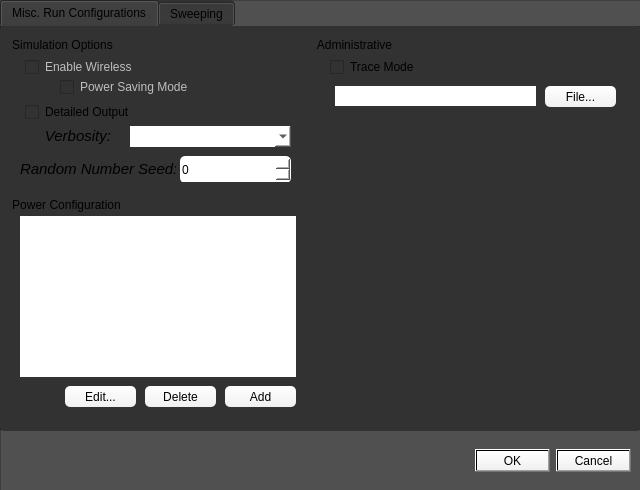
<?xml version="1.0" encoding="UTF-8"?>
<ui version="4.0">
 <class>RunConfigurations</class>
 <widget class="QDialog" name="RunConfigurations">
  <property name="geometry">
   <rect>
    <x>0</x>
    <y>0</y>
    <width>640</width>
    <height>490</height>
   </rect>
  </property>
  <property name="windowTitle">
   <string>Run Configurations</string>
  </property>
  <property name="styleSheet">
   <string notr="true">QGroupBox {
    border: 1px solid black;
    border-radius: 9px;
    margin-top: 0.5em;
}
QGroupBox::title {
    subcontrol-position:top middle;
    subcontrol-origin: margin;
    left: 10px;
    padding: 0 3px 0 3px;
	color:rgb(255, 255, 255);
}
QLabel {
	color:rgb(255, 255, 255);
}
QLabel:disabled {
	color:rgb(120, 120, 120);
}
QCheckBox{
	color:rgb(255, 255, 255);
}
QCheckBox:disabled{
	color::rgb(120, 120, 120);
}
QLineEdit:disabled{
	background-color:rgb(180, 180, 180);
}
QWidget:disabled{
	background-color:rgb(180, 180, 180);
}
QTextEdit:disabled{
	background-color:rgb(180, 180, 180);
}
QComboBox:disabled{
	background-color:rgb(180, 180, 180);
}
QLineEdit:disabled{
	background-color:rgb(120, 120, 120);
}
background-color: rgb(80, 80, 80);
</string>
  </property>
  <widget class="QFrame" name="Run_Configurations_Frame">
   <property name="geometry">
    <rect>
     <x>0</x>
     <y>0</y>
     <width>641</width>
     <height>491</height>
    </rect>
   </property>
   <property name="styleSheet">
    <string notr="true">background-color: rgb(80, 80, 80)</string>
   </property>
   <property name="frameShape">
    <enum>QFrame::StyledPanel</enum>
   </property>
   <property name="frameShadow">
    <enum>QFrame::Raised</enum>
   </property>
   <widget class="QTabWidget" name="Run_Confirmations_Tab_Widget">
    <property name="geometry">
     <rect>
      <x>0</x>
      <y>0</y>
      <width>641</width>
      <height>431</height>
     </rect>
    </property>
    <property name="styleSheet">
     <string notr="true">background-color: rgb(50, 50, 50);
border-radius: 5px;</string>
    </property>
    <property name="currentIndex">
     <number>0</number>
    </property>
    <widget class="QWidget" name="Misc_Config_Tab">
     <attribute name="title">
      <string>Misc. Run Configurations</string>
     </attribute>
     <widget class="QGroupBox" name="Simulation_Options_GroupBox">
      <property name="geometry">
       <rect>
        <x>10</x>
        <y>10</y>
        <width>296</width>
        <height>156</height>
       </rect>
      </property>
      <property name="styleSheet">
       <string notr="true">border-radius: 5px;
</string>
      </property>
      <property name="title">
       <string>Simulation Options</string>
      </property>
      <widget class="QCheckBox" name="Wireless_CheckBox">
       <property name="enabled">
        <bool>false</bool>
       </property>
       <property name="geometry">
        <rect>
         <x>15</x>
         <y>20</y>
         <width>156</width>
         <height>22</height>
        </rect>
       </property>
       <property name="styleSheet">
        <string notr="true"/>
       </property>
       <property name="text">
        <string>Enable Wireless</string>
       </property>
      </widget>
      <widget class="QCheckBox" name="Power_Saving_Mode_CheckBox">
       <property name="enabled">
        <bool>false</bool>
       </property>
       <property name="geometry">
        <rect>
         <x>50</x>
         <y>40</y>
         <width>161</width>
         <height>22</height>
        </rect>
       </property>
       <property name="text">
        <string>Power Saving Mode</string>
       </property>
      </widget>
      <widget class="QWidget" name="Random_Number_Seed_Widget" native="true">
       <property name="geometry">
        <rect>
         <x>10</x>
         <y>120</y>
         <width>281</width>
         <height>26</height>
        </rect>
       </property>
       <widget class="QLabel" name="Random_Number_Seed_Label">
        <property name="geometry">
         <rect>
          <x>0</x>
          <y>0</y>
          <width>156</width>
          <height>26</height>
         </rect>
        </property>
        <property name="styleSheet">
         <string notr="true">font-size: 11pt;
font-style: italic;</string>
        </property>
        <property name="text">
         <string>&lt;html&gt;&lt;head/&gt;&lt;body&gt;&lt;p align=&quot;center&quot;&gt;Random Number Seed:&lt;/p&gt;&lt;/body&gt;&lt;/html&gt;</string>
        </property>
       </widget>
       <widget class="QSpinBox" name="Random_Number_Seed_SpinBox">
        <property name="geometry">
         <rect>
          <x>160</x>
          <y>0</y>
          <width>111</width>
          <height>27</height>
         </rect>
        </property>
        <property name="styleSheet">
         <string notr="true">background-color: rgb(255, 255, 255);</string>
        </property>
       </widget>
      </widget>
      <widget class="QWidget" name="Verbose_Widget" native="true">
       <property name="geometry">
        <rect>
         <x>10</x>
         <y>90</y>
         <width>281</width>
         <height>21</height>
        </rect>
       </property>
       <widget class="QComboBox" name="Verbose_ComboBox">
        <property name="geometry">
         <rect>
          <x>110</x>
          <y>0</y>
          <width>161</width>
          <height>21</height>
         </rect>
        </property>
        <property name="styleSheet">
         <string notr="true">background-color: rgb(255, 255, 255);
border-radius: 0px;
text-align: center;</string>
        </property>
       </widget>
       <widget class="QLabel" name="Verbose_Label">
        <property name="geometry">
         <rect>
          <x>15</x>
          <y>0</y>
          <width>86</width>
          <height>21</height>
         </rect>
        </property>
        <property name="styleSheet">
         <string notr="true">font-size: 11pt;
font-style: italic;</string>
        </property>
        <property name="text">
         <string>&lt;html&gt;&lt;head/&gt;&lt;body&gt;&lt;p align=&quot;center&quot;&gt;Verbosity:&lt;/p&gt;&lt;/body&gt;&lt;/html&gt;</string>
        </property>
       </widget>
      </widget>
      <widget class="QCheckBox" name="Detailed_Output_Checkbox">
       <property name="geometry">
        <rect>
         <x>15</x>
         <y>65</y>
         <width>161</width>
         <height>22</height>
        </rect>
       </property>
       <property name="text">
        <string>Detailed Output</string>
       </property>
      </widget>
     </widget>
     <widget class="QGroupBox" name="Administrative_GroupBox">
      <property name="geometry">
       <rect>
        <x>315</x>
        <y>10</y>
        <width>316</width>
        <height>156</height>
       </rect>
      </property>
      <property name="styleSheet">
       <string notr="true">border-radius: 5px;
</string>
      </property>
      <property name="title">
       <string>Administrative</string>
      </property>
      <widget class="QCheckBox" name="Trace_Mode_CheckBox">
       <property name="geometry">
        <rect>
         <x>15</x>
         <y>20</y>
         <width>111</width>
         <height>22</height>
        </rect>
       </property>
       <property name="text">
        <string>Trace Mode</string>
       </property>
      </widget>
      <widget class="QWidget" name="Trace_Mode_File_Widget" native="true">
       <property name="geometry">
        <rect>
         <x>20</x>
         <y>50</y>
         <width>286</width>
         <height>21</height>
        </rect>
       </property>
       <widget class="QPushButton" name="Trace_Mode_File_PushButton">
        <property name="geometry">
         <rect>
          <x>210</x>
          <y>0</y>
          <width>71</width>
          <height>21</height>
         </rect>
        </property>
        <property name="styleSheet">
         <string notr="true">background-color: qlineargradient(spread:pad, x1:0, y1:1, x2:0, y2:0, stop:0 rgba(240, 240, 240, 255), stop:1 rgba(255, 255, 255, 255));
border-color: rgb(0, 0, 0);
</string>
        </property>
        <property name="text">
         <string>File...</string>
        </property>
       </widget>
       <widget class="QLineEdit" name="Trace_Mode_File_LineEdit">
        <property name="enabled">
         <bool>false</bool>
        </property>
        <property name="geometry">
         <rect>
          <x>0</x>
          <y>-1</y>
          <width>201</width>
          <height>21</height>
         </rect>
        </property>
        <property name="styleSheet">
         <string notr="true">background-color: rgb(255, 255, 255);
border-radius: 0px;
font-size: 10pt;
</string>
        </property>
       </widget>
      </widget>
     </widget>
     <widget class="QGroupBox" name="Power_Configuration_GroupBox">
      <property name="geometry">
       <rect>
        <x>10</x>
        <y>170</y>
        <width>296</width>
        <height>221</height>
       </rect>
      </property>
      <property name="styleSheet">
       <string notr="true">border-radius: 5px;
</string>
      </property>
      <property name="title">
       <string>Power Configuration</string>
      </property>
      <widget class="QListView" name="Power_Configuration_ListView">
       <property name="geometry">
        <rect>
         <x>10</x>
         <y>20</y>
         <width>276</width>
         <height>161</height>
        </rect>
       </property>
       <property name="styleSheet">
        <string notr="true">background-color: rgb(255, 255, 255);
border-radius: 0px;
font-size: 10pt;
text-align: right;</string>
       </property>
      </widget>
      <widget class="QPushButton" name="Power_Configuration_Delete_PushButton">
       <property name="geometry">
        <rect>
         <x>135</x>
         <y>190</y>
         <width>71</width>
         <height>21</height>
        </rect>
       </property>
       <property name="styleSheet">
        <string notr="true">background-color: qlineargradient(spread:pad, x1:0, y1:1, x2:0, y2:0, stop:0 rgba(240, 240, 240, 255), stop:1 rgba(255, 255, 255, 255));
border-color: rgb(0, 0, 0);
</string>
       </property>
       <property name="text">
        <string>Delete</string>
       </property>
      </widget>
      <widget class="QPushButton" name="Power_Configuration_Add_PushButton">
       <property name="geometry">
        <rect>
         <x>215</x>
         <y>190</y>
         <width>71</width>
         <height>21</height>
        </rect>
       </property>
       <property name="styleSheet">
        <string notr="true">background-color: qlineargradient(spread:pad, x1:0, y1:1, x2:0, y2:0, stop:0 rgba(240, 240, 240, 255), stop:1 rgba(255, 255, 255, 255));
border-color: rgb(0, 0, 0);</string>
       </property>
       <property name="text">
        <string>Add</string>
       </property>
      </widget>
      <widget class="QPushButton" name="Power_Configuration_Edit_PushButton">
       <property name="geometry">
        <rect>
         <x>55</x>
         <y>190</y>
         <width>71</width>
         <height>21</height>
        </rect>
       </property>
       <property name="styleSheet">
        <string notr="true">background-color: qlineargradient(spread:pad, x1:0, y1:1, x2:0, y2:0, stop:0 rgba(240, 240, 240, 255), stop:1 rgba(255, 255, 255, 255));
border-color: rgb(0, 0, 0);</string>
       </property>
       <property name="text">
        <string>Edit...</string>
       </property>
      </widget>
     </widget>
     <widget class="QLabel" name="label_2">
      <property name="geometry">
       <rect>
        <x>405</x>
        <y>215</y>
        <width>146</width>
        <height>121</height>
       </rect>
      </property>
      <property name="text">
       <string/>
      </property>
      <property name="pixmap">
       <pixmap resource="resources.qrc">:/assets/logo.png</pixmap>
      </property>
     </widget>
     <widget class="QLabel" name="label">
      <property name="geometry">
       <rect>
        <x>400</x>
        <y>230</y>
        <width>151</width>
        <height>106</height>
       </rect>
      </property>
      <property name="text">
       <string/>
      </property>
      <property name="pixmap">
       <pixmap resource="resources.qrc">:/assets/logo.png</pixmap>
      </property>
     </widget>
    </widget>
    <widget class="QWidget" name="Sweeping_Config_Tab">
     <attribute name="title">
      <string>Sweeping</string>
     </attribute>
     <widget class="QGroupBox" name="Sweep_Options_GroupBox">
      <property name="enabled">
       <bool>false</bool>
      </property>
      <property name="geometry">
       <rect>
        <x>10</x>
        <y>30</y>
        <width>296</width>
        <height>186</height>
       </rect>
      </property>
      <property name="styleSheet">
       <string notr="true">border-radius: 5px;
</string>
      </property>
      <property name="title">
       <string>Sweep Options</string>
      </property>
      <widget class="QWidget" name="Variable_Sweep_Widget" native="true">
       <property name="geometry">
        <rect>
         <x>10</x>
         <y>25</y>
         <width>271</width>
         <height>26</height>
        </rect>
       </property>
       <widget class="QComboBox" name="Variable_Sweep_ComboBox">
        <property name="geometry">
         <rect>
          <x>105</x>
          <y>0</y>
          <width>161</width>
          <height>21</height>
         </rect>
        </property>
        <property name="styleSheet">
         <string notr="true">background-color: rgb(255, 255, 255);
border-radius: 0px;
text-align: center;</string>
        </property>
       </widget>
       <widget class="QLabel" name="Variable_Sweep_Label">
        <property name="geometry">
         <rect>
          <x>-5</x>
          <y>1</y>
          <width>106</width>
          <height>21</height>
         </rect>
        </property>
        <property name="styleSheet">
         <string notr="true">font-size: 11pt;
font-style: italic;</string>
        </property>
        <property name="text">
         <string>&lt;html&gt;&lt;head/&gt;&lt;body&gt;&lt;p align=&quot;center&quot;&gt;Variable:&lt;/p&gt;&lt;/body&gt;&lt;/html&gt;</string>
        </property>
       </widget>
      </widget>
     </widget>
     <widget class="QGroupBox" name="Sweep_Output_Options_GroupBox">
      <property name="enabled">
       <bool>false</bool>
      </property>
      <property name="geometry">
       <rect>
        <x>315</x>
        <y>30</y>
        <width>316</width>
        <height>186</height>
       </rect>
      </property>
      <property name="styleSheet">
       <string notr="true">border-radius: 5px;
</string>
      </property>
      <property name="title">
       <string>Output Options</string>
      </property>
      <widget class="QRadioButton" name="Sweep_Output_BarGraph_RadioButton">
       <property name="geometry">
        <rect>
         <x>15</x>
         <y>25</y>
         <width>117</width>
         <height>22</height>
        </rect>
       </property>
       <property name="text">
        <string>Bar Graph</string>
       </property>
      </widget>
      <widget class="QRadioButton" name="Sweep_Output_LineGraph_RadioButton">
       <property name="geometry">
        <rect>
         <x>15</x>
         <y>55</y>
         <width>117</width>
         <height>22</height>
        </rect>
       </property>
       <property name="text">
        <string>Line Graph</string>
       </property>
      </widget>
      <widget class="QRadioButton" name="Sweep_Output_ScatterPlot_RadioButton">
       <property name="geometry">
        <rect>
         <x>15</x>
         <y>85</y>
         <width>117</width>
         <height>22</height>
        </rect>
       </property>
       <property name="text">
        <string>Scatter Plot</string>
       </property>
      </widget>
      <widget class="QGraphicsView" name="Sweep_Output_GraphicsView">
       <property name="geometry">
        <rect>
         <x>135</x>
         <y>20</y>
         <width>171</width>
         <height>91</height>
        </rect>
       </property>
       <property name="styleSheet">
        <string notr="true">background-color: rgb(255, 255, 255);</string>
       </property>
      </widget>
      <widget class="QWidget" name="Sweep_Output_Image_Widget" native="true">
       <property name="geometry">
        <rect>
         <x>10</x>
         <y>150</y>
         <width>296</width>
         <height>21</height>
        </rect>
       </property>
       <widget class="QPushButton" name="Sweep_Output_Image_PushButton">
        <property name="geometry">
         <rect>
          <x>225</x>
          <y>0</y>
          <width>71</width>
          <height>21</height>
         </rect>
        </property>
        <property name="styleSheet">
         <string notr="true">background-color: qlineargradient(spread:pad, x1:0, y1:1, x2:0, y2:0, stop:0 rgba(240, 240, 240, 255), stop:1 rgba(255, 255, 255, 255));
border-color: rgb(0, 0, 0);
</string>
        </property>
        <property name="text">
         <string>File...</string>
        </property>
       </widget>
       <widget class="QLineEdit" name="Sweep_Output_Image_LineEdit">
        <property name="geometry">
         <rect>
          <x>0</x>
          <y>0</y>
          <width>211</width>
          <height>21</height>
         </rect>
        </property>
        <property name="styleSheet">
         <string notr="true">background-color: rgb(255, 255, 255);
border-radius: 0px;</string>
        </property>
       </widget>
      </widget>
      <widget class="QCheckBox" name="Sweep_Output_Image_CheckBox">
       <property name="geometry">
        <rect>
         <x>15</x>
         <y>120</y>
         <width>161</width>
         <height>22</height>
        </rect>
       </property>
       <property name="text">
        <string>Save Copy to Image:</string>
       </property>
      </widget>
     </widget>
     <widget class="QCheckBox" name="Enable_Sweeping_CheckBox">
      <property name="enabled">
       <bool>false</bool>
      </property>
      <property name="geometry">
       <rect>
        <x>15</x>
        <y>5</y>
        <width>321</width>
        <height>22</height>
       </rect>
      </property>
      <property name="text">
       <string>Enable Sweeping (still in development)</string>
      </property>
     </widget>
    </widget>
   </widget>
   <widget class="QDialogButtonBox" name="Confirm_ButtonBox">
    <property name="geometry">
     <rect>
      <x>10</x>
      <y>445</y>
      <width>621</width>
      <height>32</height>
     </rect>
    </property>
    <property name="styleSheet">
     <string notr="true">background-color: qlineargradient(spread:pad, x1:0, y1:1, x2:0, y2:0, stop:0 rgba(240, 240, 240, 255), stop:1 rgba(255, 255, 255, 255));
border-color: rgb(0, 0, 0);</string>
    </property>
    <property name="orientation">
     <enum>Qt::Horizontal</enum>
    </property>
    <property name="standardButtons">
     <set>QDialogButtonBox::Cancel|QDialogButtonBox::Ok</set>
    </property>
   </widget>
  </widget>
 </widget>
 <resources>
  <include location="resources.qrc"/>
 </resources>
 <connections/>
</ui>
